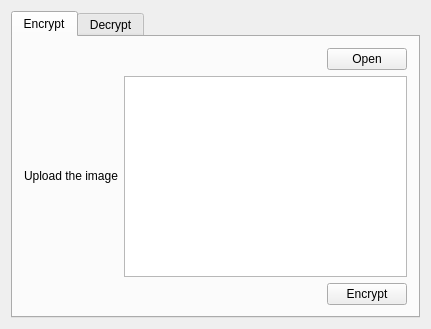
<?xml version="1.0" encoding="UTF-8"?>
<ui version="4.0">
 <class>MainWindow</class>
 <widget class="QMainWindow" name="MainWindow">
  <property name="geometry">
   <rect>
    <x>0</x>
    <y>0</y>
    <width>431</width>
    <height>329</height>
   </rect>
  </property>
  <property name="windowTitle">
   <string>LSB Method</string>
  </property>
  <widget class="QWidget" name="centralWidget">
   <layout class="QGridLayout" name="gridLayout_2">
    <item row="0" column="0">
     <widget class="QTabWidget" name="tabWidget">
      <property name="currentIndex">
       <number>0</number>
      </property>
      <property name="usesScrollButtons">
       <bool>true</bool>
      </property>
      <property name="documentMode">
       <bool>false</bool>
      </property>
      <property name="tabsClosable">
       <bool>false</bool>
      </property>
      <property name="movable">
       <bool>false</bool>
      </property>
      <property name="tabBarAutoHide">
       <bool>false</bool>
      </property>
      <widget class="QWidget" name="encryptTab">
       <attribute name="title">
        <string>Encrypt</string>
       </attribute>
       <layout class="QGridLayout" name="gridLayout">
        <item row="0" column="0">
         <layout class="QHBoxLayout" name="horizontalLayout_2">
          <item>
           <spacer name="horizontalSpacer">
            <property name="orientation">
             <enum>Qt::Horizontal</enum>
            </property>
            <property name="sizeHint" stdset="0">
             <size>
              <width>40</width>
              <height>20</height>
             </size>
            </property>
           </spacer>
          </item>
          <item>
           <widget class="QPushButton" name="encryptOpenButton">
            <property name="text">
             <string>Open</string>
            </property>
           </widget>
          </item>
         </layout>
        </item>
        <item row="1" column="0">
         <layout class="QHBoxLayout" name="horizontalLayout_3">
          <item>
           <widget class="QLabel" name="imgEncryptLabel">
            <property name="text">
             <string>&lt;html&gt;&lt;head/&gt;&lt;body&gt;&lt;p&gt;&lt;a name=&quot;result_box&quot;/&gt;Upload the image&lt;/p&gt;&lt;/body&gt;&lt;/html&gt;</string>
            </property>
           </widget>
          </item>
          <item>
           <widget class="QTextBrowser" name="encryptTextBrowser">
            <property name="enabled">
             <bool>true</bool>
            </property>
            <property name="acceptDrops">
             <bool>true</bool>
            </property>
            <property name="readOnly">
             <bool>false</bool>
            </property>
            <property name="html">
             <string>&lt;!DOCTYPE HTML PUBLIC &quot;-//W3C//DTD HTML 4.0//EN&quot; &quot;http://www.w3.org/TR/REC-html40/strict.dtd&quot;&gt;
&lt;html&gt;&lt;head&gt;&lt;meta name=&quot;qrichtext&quot; content=&quot;1&quot; /&gt;&lt;style type=&quot;text/css&quot;&gt;
p, li { white-space: pre-wrap; }
&lt;/style&gt;&lt;/head&gt;&lt;body style=&quot; font-family:'.SF NS Text'; font-size:13pt; font-weight:400; font-style:normal;&quot;&gt;
&lt;p style=&quot;-qt-paragraph-type:empty; margin-top:0px; margin-bottom:0px; margin-left:0px; margin-right:0px; -qt-block-indent:0; text-indent:0px; font-family:'MS Shell Dlg 2'; font-size:8.25pt;&quot;&gt;&lt;br /&gt;&lt;/p&gt;&lt;/body&gt;&lt;/html&gt;</string>
            </property>
           </widget>
          </item>
         </layout>
        </item>
        <item row="2" column="0">
         <layout class="QHBoxLayout" name="horizontalLayout">
          <item>
           <widget class="QLabel" name="imageSizeLabel">
            <property name="text">
             <string/>
            </property>
           </widget>
          </item>
          <item>
           <spacer name="horizontalSpacer_2">
            <property name="orientation">
             <enum>Qt::Horizontal</enum>
            </property>
            <property name="sizeHint" stdset="0">
             <size>
              <width>40</width>
              <height>20</height>
             </size>
            </property>
           </spacer>
          </item>
          <item>
           <widget class="QPushButton" name="goEncryptButton">
            <property name="text">
             <string>Encrypt</string>
            </property>
           </widget>
          </item>
         </layout>
        </item>
       </layout>
      </widget>
      <widget class="QWidget" name="decryptTab">
       <attribute name="title">
        <string>Decrypt</string>
       </attribute>
       <layout class="QGridLayout" name="gridLayout_3">
        <item row="0" column="0">
         <layout class="QHBoxLayout" name="horizontalLayout_6">
          <item>
           <spacer name="horizontalSpacer_4">
            <property name="orientation">
             <enum>Qt::Horizontal</enum>
            </property>
            <property name="sizeHint" stdset="0">
             <size>
              <width>40</width>
              <height>20</height>
             </size>
            </property>
           </spacer>
          </item>
          <item>
           <widget class="QPushButton" name="decryptOpenButton">
            <property name="text">
             <string>Open</string>
            </property>
           </widget>
          </item>
         </layout>
        </item>
        <item row="1" column="0">
         <layout class="QHBoxLayout" name="horizontalLayout_4">
          <item>
           <widget class="QLabel" name="imgDecryptLabel">
            <property name="text">
             <string>&lt;html&gt;&lt;head/&gt;&lt;body&gt;&lt;p&gt;&lt;a name=&quot;result_box&quot;/&gt;Upload the image&lt;/p&gt;&lt;/body&gt;&lt;/html&gt;</string>
            </property>
           </widget>
          </item>
          <item>
           <widget class="QTextBrowser" name="decryptTextBrowser">
            <property name="acceptDrops">
             <bool>true</bool>
            </property>
            <property name="readOnly">
             <bool>false</bool>
            </property>
           </widget>
          </item>
         </layout>
        </item>
        <item row="2" column="0">
         <layout class="QHBoxLayout" name="horizontalLayout_5">
          <item>
           <spacer name="horizontalSpacer_3">
            <property name="orientation">
             <enum>Qt::Horizontal</enum>
            </property>
            <property name="sizeHint" stdset="0">
             <size>
              <width>40</width>
              <height>20</height>
             </size>
            </property>
           </spacer>
          </item>
          <item>
           <widget class="QPushButton" name="goDecryptButton">
            <property name="text">
             <string>Decrypt</string>
            </property>
           </widget>
          </item>
         </layout>
        </item>
       </layout>
      </widget>
     </widget>
    </item>
   </layout>
  </widget>
  <action name="actionOpen">
   <property name="text">
    <string>Open</string>
   </property>
  </action>
  <action name="actionExit">
   <property name="text">
    <string>Exit</string>
   </property>
  </action>
 </widget>
 <layoutdefault spacing="6" margin="11"/>
 <resources/>
 <connections/>
</ui>
